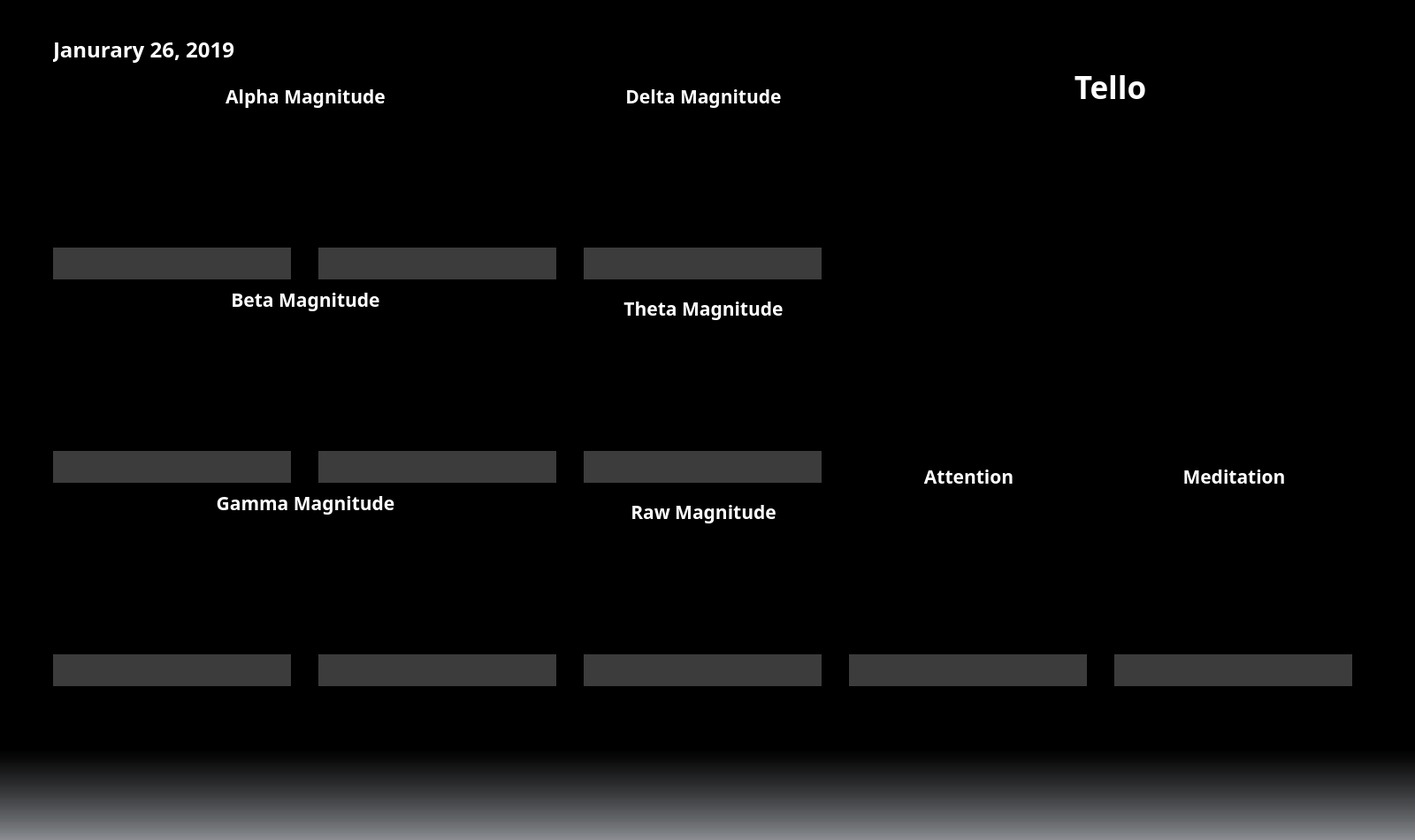
<?xml version="1.0" encoding="UTF-8"?>
<ui version="4.0">
 <class>MainWindow</class>
 <widget class="QMainWindow" name="MainWindow">
  <property name="geometry">
   <rect>
    <x>0</x>
    <y>0</y>
    <width>1600</width>
    <height>950</height>
   </rect>
  </property>
  <property name="minimumSize">
   <size>
    <width>1600</width>
    <height>950</height>
   </size>
  </property>
  <property name="maximumSize">
   <size>
    <width>1600</width>
    <height>950</height>
   </size>
  </property>
  <property name="windowTitle">
   <string>MainWindow</string>
  </property>
  <property name="styleSheet">
   <string notr="true">QMainWindow {
background-color: qlineargradient(spread:pad, x1:0, y1:0, x2:0, y2:1, stop:0.890995 rgba(0, 0, 0, 255), stop:1 rgba(135, 138, 143, 192))
}</string>
  </property>
  <widget class="QWidget" name="centralwidget">
   <widget class="QLabel" name="logo_ubc">
    <property name="geometry">
     <rect>
      <x>60</x>
      <y>830</y>
      <width>511</width>
      <height>71</height>
     </rect>
    </property>
    <property name="font">
     <font>
      <family>Whitney Book</family>
      <weight>75</weight>
      <italic>true</italic>
      <bold>true</bold>
     </font>
    </property>
    <property name="text">
     <string/>
    </property>
    <property name="pixmap">
     <pixmap>assets/1_2016_UBCStandard_Signature_ReverseRGB72.png</pixmap>
    </property>
    <property name="scaledContents">
     <bool>true</bool>
    </property>
   </widget>
   <widget class="QLabel" name="logo_nwhacks">
    <property name="geometry">
     <rect>
      <x>1450</x>
      <y>800</y>
      <width>81</width>
      <height>111</height>
     </rect>
    </property>
    <property name="text">
     <string/>
    </property>
    <property name="pixmap">
     <pixmap>assets/nwhacks.png</pixmap>
    </property>
    <property name="scaledContents">
     <bool>true</bool>
    </property>
   </widget>
   <widget class="QLabel" name="date">
    <property name="geometry">
     <rect>
      <x>60</x>
      <y>40</y>
      <width>271</width>
      <height>31</height>
     </rect>
    </property>
    <property name="font">
     <font>
      <family>Whitney Book</family>
      <pointsize>18</pointsize>
      <weight>75</weight>
      <bold>true</bold>
     </font>
    </property>
    <property name="styleSheet">
     <string notr="true">color: rgb(255, 255, 255);</string>
    </property>
    <property name="text">
     <string>Janurary 26, 2019</string>
    </property>
   </widget>
   <widget class="QWidget" name="layoutWidget_15">
    <property name="geometry">
     <rect>
      <x>60</x>
      <y>130</y>
      <width>271</width>
      <height>151</height>
     </rect>
    </property>
    <layout class="QVBoxLayout" name="alpha_low_wave"/>
   </widget>
   <widget class="QWidget" name="layoutWidget_16">
    <property name="geometry">
     <rect>
      <x>360</x>
      <y>130</y>
      <width>271</width>
      <height>151</height>
     </rect>
    </property>
    <layout class="QVBoxLayout" name="alpha_high_wave"/>
   </widget>
   <widget class="QWidget" name="layoutWidget_17">
    <property name="geometry">
     <rect>
      <x>60</x>
      <y>360</y>
      <width>271</width>
      <height>151</height>
     </rect>
    </property>
    <layout class="QVBoxLayout" name="beta_low_wave"/>
   </widget>
   <widget class="QWidget" name="layoutWidget_18">
    <property name="geometry">
     <rect>
      <x>360</x>
      <y>360</y>
      <width>271</width>
      <height>151</height>
     </rect>
    </property>
    <layout class="QVBoxLayout" name="beta_high_wave"/>
   </widget>
   <widget class="QWidget" name="layoutWidget_19">
    <property name="geometry">
     <rect>
      <x>60</x>
      <y>590</y>
      <width>271</width>
      <height>151</height>
     </rect>
    </property>
    <layout class="QVBoxLayout" name="gamma_low_wave"/>
   </widget>
   <widget class="QWidget" name="layoutWidget_20">
    <property name="geometry">
     <rect>
      <x>360</x>
      <y>590</y>
      <width>271</width>
      <height>151</height>
     </rect>
    </property>
    <layout class="QVBoxLayout" name="gamma_mid_wave"/>
   </widget>
   <widget class="QWidget" name="layoutWidget_21">
    <property name="geometry">
     <rect>
      <x>960</x>
      <y>560</y>
      <width>271</width>
      <height>181</height>
     </rect>
    </property>
    <layout class="QVBoxLayout" name="attention_wave"/>
   </widget>
   <widget class="QWidget" name="layoutWidget_22">
    <property name="geometry">
     <rect>
      <x>1260</x>
      <y>560</y>
      <width>271</width>
      <height>181</height>
     </rect>
    </property>
    <layout class="QVBoxLayout" name="meditation_wave"/>
   </widget>
   <widget class="QWidget" name="layoutWidget_23">
    <property name="geometry">
     <rect>
      <x>960</x>
      <y>130</y>
      <width>571</width>
      <height>391</height>
     </rect>
    </property>
    <layout class="QVBoxLayout" name="device_display"/>
   </widget>
   <widget class="QWidget" name="layoutWidget_24">
    <property name="geometry">
     <rect>
      <x>660</x>
      <y>130</y>
      <width>271</width>
      <height>151</height>
     </rect>
    </property>
    <layout class="QVBoxLayout" name="delta_wave"/>
   </widget>
   <widget class="QWidget" name="layoutWidget_25">
    <property name="geometry">
     <rect>
      <x>660</x>
      <y>360</y>
      <width>271</width>
      <height>151</height>
     </rect>
    </property>
    <layout class="QVBoxLayout" name="theta_wave"/>
   </widget>
   <widget class="QLabel" name="alpha_label">
    <property name="geometry">
     <rect>
      <x>60</x>
      <y>90</y>
      <width>571</width>
      <height>37</height>
     </rect>
    </property>
    <property name="font">
     <font>
      <family>Whitney BookSC</family>
      <pointsize>16</pointsize>
      <weight>75</weight>
      <italic>false</italic>
      <bold>true</bold>
     </font>
    </property>
    <property name="styleSheet">
     <string notr="true">color: rgb(255, 255, 255);
</string>
    </property>
    <property name="text">
     <string>Alpha Magnitude</string>
    </property>
    <property name="alignment">
     <set>Qt::AlignCenter</set>
    </property>
   </widget>
   <widget class="QLabel" name="beta_label">
    <property name="geometry">
     <rect>
      <x>60</x>
      <y>320</y>
      <width>571</width>
      <height>37</height>
     </rect>
    </property>
    <property name="font">
     <font>
      <family>Whitney BookSC</family>
      <pointsize>16</pointsize>
      <weight>75</weight>
      <bold>true</bold>
     </font>
    </property>
    <property name="styleSheet">
     <string notr="true">color: rgb(255, 255, 255);
</string>
    </property>
    <property name="text">
     <string>Beta Magnitude</string>
    </property>
    <property name="alignment">
     <set>Qt::AlignCenter</set>
    </property>
   </widget>
   <widget class="QLabel" name="gamma_label">
    <property name="geometry">
     <rect>
      <x>60</x>
      <y>550</y>
      <width>571</width>
      <height>37</height>
     </rect>
    </property>
    <property name="font">
     <font>
      <family>Whitney BookSC</family>
      <pointsize>16</pointsize>
      <weight>75</weight>
      <italic>false</italic>
      <bold>true</bold>
     </font>
    </property>
    <property name="styleSheet">
     <string notr="true">color: rgb(255, 255, 255);
</string>
    </property>
    <property name="text">
     <string>Gamma Magnitude</string>
    </property>
    <property name="alignment">
     <set>Qt::AlignCenter</set>
    </property>
   </widget>
   <widget class="QLabel" name="alpha_low_data">
    <property name="geometry">
     <rect>
      <x>60</x>
      <y>280</y>
      <width>269</width>
      <height>36</height>
     </rect>
    </property>
    <property name="font">
     <font>
      <pointsize>14</pointsize>
      <weight>50</weight>
      <bold>false</bold>
     </font>
    </property>
    <property name="styleSheet">
     <string notr="true">color: rgb(255, 255, 255);
background-color: rgba(255,255,255,60);</string>
    </property>
    <property name="text">
     <string/>
    </property>
    <property name="alignment">
     <set>Qt::AlignCenter</set>
    </property>
   </widget>
   <widget class="QLabel" name="alpha_high_data">
    <property name="geometry">
     <rect>
      <x>360</x>
      <y>280</y>
      <width>269</width>
      <height>36</height>
     </rect>
    </property>
    <property name="font">
     <font>
      <pointsize>14</pointsize>
      <weight>50</weight>
      <bold>false</bold>
     </font>
    </property>
    <property name="styleSheet">
     <string notr="true">color: rgb(255, 255, 255);
background-color: rgba(255,255,255,60);</string>
    </property>
    <property name="text">
     <string/>
    </property>
    <property name="alignment">
     <set>Qt::AlignCenter</set>
    </property>
   </widget>
   <widget class="QLabel" name="beta_high_data">
    <property name="geometry">
     <rect>
      <x>360</x>
      <y>510</y>
      <width>269</width>
      <height>36</height>
     </rect>
    </property>
    <property name="font">
     <font>
      <pointsize>14</pointsize>
      <weight>50</weight>
      <bold>false</bold>
     </font>
    </property>
    <property name="styleSheet">
     <string notr="true">color: rgb(255, 255, 255);
background-color: rgba(255,255,255,60);</string>
    </property>
    <property name="text">
     <string/>
    </property>
    <property name="alignment">
     <set>Qt::AlignCenter</set>
    </property>
   </widget>
   <widget class="QLabel" name="beta_low_data">
    <property name="geometry">
     <rect>
      <x>60</x>
      <y>510</y>
      <width>269</width>
      <height>36</height>
     </rect>
    </property>
    <property name="font">
     <font>
      <pointsize>14</pointsize>
      <weight>50</weight>
      <bold>false</bold>
     </font>
    </property>
    <property name="styleSheet">
     <string notr="true">color: rgb(255, 255, 255);
background-color: rgba(255,255,255,60);</string>
    </property>
    <property name="text">
     <string/>
    </property>
    <property name="alignment">
     <set>Qt::AlignCenter</set>
    </property>
   </widget>
   <widget class="QLabel" name="gamma_low_data">
    <property name="geometry">
     <rect>
      <x>60</x>
      <y>740</y>
      <width>269</width>
      <height>36</height>
     </rect>
    </property>
    <property name="font">
     <font>
      <pointsize>14</pointsize>
      <weight>50</weight>
      <bold>false</bold>
     </font>
    </property>
    <property name="styleSheet">
     <string notr="true">color: rgb(255, 255, 255);
background-color: rgba(255,255,255,60);</string>
    </property>
    <property name="text">
     <string/>
    </property>
    <property name="alignment">
     <set>Qt::AlignCenter</set>
    </property>
   </widget>
   <widget class="QLabel" name="gamma_mid_data">
    <property name="geometry">
     <rect>
      <x>360</x>
      <y>740</y>
      <width>269</width>
      <height>36</height>
     </rect>
    </property>
    <property name="font">
     <font>
      <pointsize>14</pointsize>
      <weight>50</weight>
      <bold>false</bold>
     </font>
    </property>
    <property name="styleSheet">
     <string notr="true">color: rgb(255, 255, 255);
background-color: rgba(255,255,255,60);</string>
    </property>
    <property name="text">
     <string/>
    </property>
    <property name="alignment">
     <set>Qt::AlignCenter</set>
    </property>
   </widget>
   <widget class="QLabel" name="delta_label">
    <property name="geometry">
     <rect>
      <x>660</x>
      <y>90</y>
      <width>271</width>
      <height>37</height>
     </rect>
    </property>
    <property name="font">
     <font>
      <family>Whitney BookSC</family>
      <pointsize>16</pointsize>
      <weight>75</weight>
      <bold>true</bold>
     </font>
    </property>
    <property name="styleSheet">
     <string notr="true">color: rgb(255, 255, 255);
</string>
    </property>
    <property name="text">
     <string>Delta Magnitude</string>
    </property>
    <property name="alignment">
     <set>Qt::AlignCenter</set>
    </property>
   </widget>
   <widget class="QLabel" name="theta_label">
    <property name="geometry">
     <rect>
      <x>660</x>
      <y>330</y>
      <width>271</width>
      <height>37</height>
     </rect>
    </property>
    <property name="font">
     <font>
      <family>Whitney BookSC</family>
      <pointsize>16</pointsize>
      <weight>75</weight>
      <bold>true</bold>
     </font>
    </property>
    <property name="styleSheet">
     <string notr="true">color: rgb(255, 255, 255);
</string>
    </property>
    <property name="text">
     <string>Theta Magnitude</string>
    </property>
    <property name="alignment">
     <set>Qt::AlignCenter</set>
    </property>
   </widget>
   <widget class="QLabel" name="delta_data">
    <property name="geometry">
     <rect>
      <x>660</x>
      <y>280</y>
      <width>269</width>
      <height>36</height>
     </rect>
    </property>
    <property name="font">
     <font>
      <pointsize>14</pointsize>
      <weight>50</weight>
      <bold>false</bold>
     </font>
    </property>
    <property name="styleSheet">
     <string notr="true">color: rgb(255, 255, 255);
background-color: rgba(255,255,255,60);</string>
    </property>
    <property name="text">
     <string/>
    </property>
    <property name="alignment">
     <set>Qt::AlignCenter</set>
    </property>
   </widget>
   <widget class="QLabel" name="theta_data">
    <property name="geometry">
     <rect>
      <x>660</x>
      <y>510</y>
      <width>269</width>
      <height>36</height>
     </rect>
    </property>
    <property name="font">
     <font>
      <pointsize>14</pointsize>
      <weight>50</weight>
      <bold>false</bold>
     </font>
    </property>
    <property name="styleSheet">
     <string notr="true">color: rgb(255, 255, 255);
background-color: rgba(255,255,255,60);</string>
    </property>
    <property name="text">
     <string/>
    </property>
    <property name="alignment">
     <set>Qt::AlignCenter</set>
    </property>
   </widget>
   <widget class="QLabel" name="tello_label">
    <property name="geometry">
     <rect>
      <x>970</x>
      <y>80</y>
      <width>571</width>
      <height>37</height>
     </rect>
    </property>
    <property name="font">
     <font>
      <family>Whitney SemiboldSC</family>
      <pointsize>26</pointsize>
      <weight>75</weight>
      <bold>true</bold>
     </font>
    </property>
    <property name="styleSheet">
     <string notr="true">color: rgb(255, 255, 255);
</string>
    </property>
    <property name="text">
     <string>Tello</string>
    </property>
    <property name="alignment">
     <set>Qt::AlignCenter</set>
    </property>
   </widget>
   <widget class="QLabel" name="attention_data">
    <property name="geometry">
     <rect>
      <x>960</x>
      <y>740</y>
      <width>269</width>
      <height>36</height>
     </rect>
    </property>
    <property name="font">
     <font>
      <pointsize>14</pointsize>
      <weight>50</weight>
      <bold>false</bold>
     </font>
    </property>
    <property name="styleSheet">
     <string notr="true">color: rgb(255, 255, 255);
background-color: rgba(255,255,255,60);</string>
    </property>
    <property name="text">
     <string/>
    </property>
    <property name="alignment">
     <set>Qt::AlignCenter</set>
    </property>
   </widget>
   <widget class="QLabel" name="meditation_data">
    <property name="geometry">
     <rect>
      <x>1260</x>
      <y>740</y>
      <width>269</width>
      <height>36</height>
     </rect>
    </property>
    <property name="font">
     <font>
      <pointsize>14</pointsize>
      <weight>50</weight>
      <bold>false</bold>
     </font>
    </property>
    <property name="styleSheet">
     <string notr="true">color: rgb(255, 255, 255);
background-color: rgba(255,255,255,60);</string>
    </property>
    <property name="text">
     <string/>
    </property>
    <property name="alignment">
     <set>Qt::AlignCenter</set>
    </property>
   </widget>
   <widget class="QLabel" name="attention_label">
    <property name="geometry">
     <rect>
      <x>960</x>
      <y>520</y>
      <width>271</width>
      <height>37</height>
     </rect>
    </property>
    <property name="font">
     <font>
      <family>Whitney BookSC</family>
      <pointsize>16</pointsize>
      <weight>75</weight>
      <bold>true</bold>
     </font>
    </property>
    <property name="styleSheet">
     <string notr="true">color: rgb(255, 255, 255);
</string>
    </property>
    <property name="text">
     <string>Attention</string>
    </property>
    <property name="alignment">
     <set>Qt::AlignCenter</set>
    </property>
   </widget>
   <widget class="QLabel" name="meditation_label">
    <property name="geometry">
     <rect>
      <x>1260</x>
      <y>520</y>
      <width>271</width>
      <height>37</height>
     </rect>
    </property>
    <property name="font">
     <font>
      <family>Whitney BookSC</family>
      <pointsize>16</pointsize>
      <weight>75</weight>
      <bold>true</bold>
     </font>
    </property>
    <property name="styleSheet">
     <string notr="true">color: rgb(255, 255, 255);
</string>
    </property>
    <property name="text">
     <string>Meditation</string>
    </property>
    <property name="alignment">
     <set>Qt::AlignCenter</set>
    </property>
   </widget>
   <widget class="QLabel" name="rawdata_label">
    <property name="geometry">
     <rect>
      <x>660</x>
      <y>560</y>
      <width>271</width>
      <height>37</height>
     </rect>
    </property>
    <property name="font">
     <font>
      <family>Whitney BookSC</family>
      <pointsize>16</pointsize>
      <weight>75</weight>
      <bold>true</bold>
     </font>
    </property>
    <property name="styleSheet">
     <string notr="true">color: rgb(255, 255, 255);
</string>
    </property>
    <property name="text">
     <string>Raw Magnitude</string>
    </property>
    <property name="alignment">
     <set>Qt::AlignCenter</set>
    </property>
   </widget>
   <widget class="QLabel" name="raw_data">
    <property name="geometry">
     <rect>
      <x>660</x>
      <y>740</y>
      <width>269</width>
      <height>36</height>
     </rect>
    </property>
    <property name="font">
     <font>
      <pointsize>14</pointsize>
      <weight>50</weight>
      <bold>false</bold>
     </font>
    </property>
    <property name="styleSheet">
     <string notr="true">color: rgb(255, 255, 255);
background-color: rgba(255,255,255,60);</string>
    </property>
    <property name="text">
     <string/>
    </property>
    <property name="alignment">
     <set>Qt::AlignCenter</set>
    </property>
   </widget>
   <widget class="QWidget" name="layoutWidget_26">
    <property name="geometry">
     <rect>
      <x>660</x>
      <y>590</y>
      <width>271</width>
      <height>151</height>
     </rect>
    </property>
    <layout class="QVBoxLayout" name="rawdata_wave"/>
   </widget>
  </widget>
 </widget>
 <resources/>
 <connections/>
</ui>
